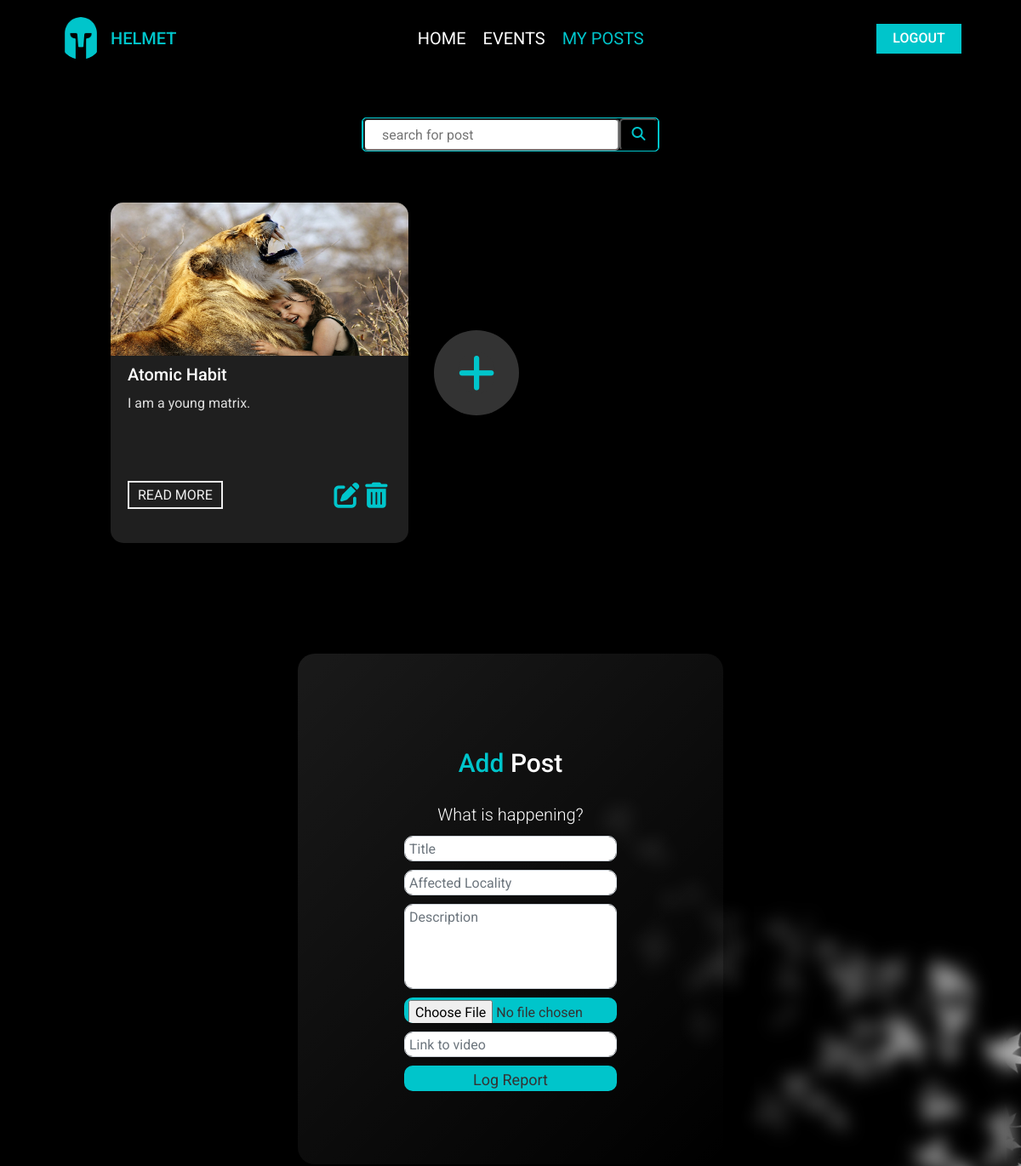
The app's page /Jkessel/report (upper part), older data.
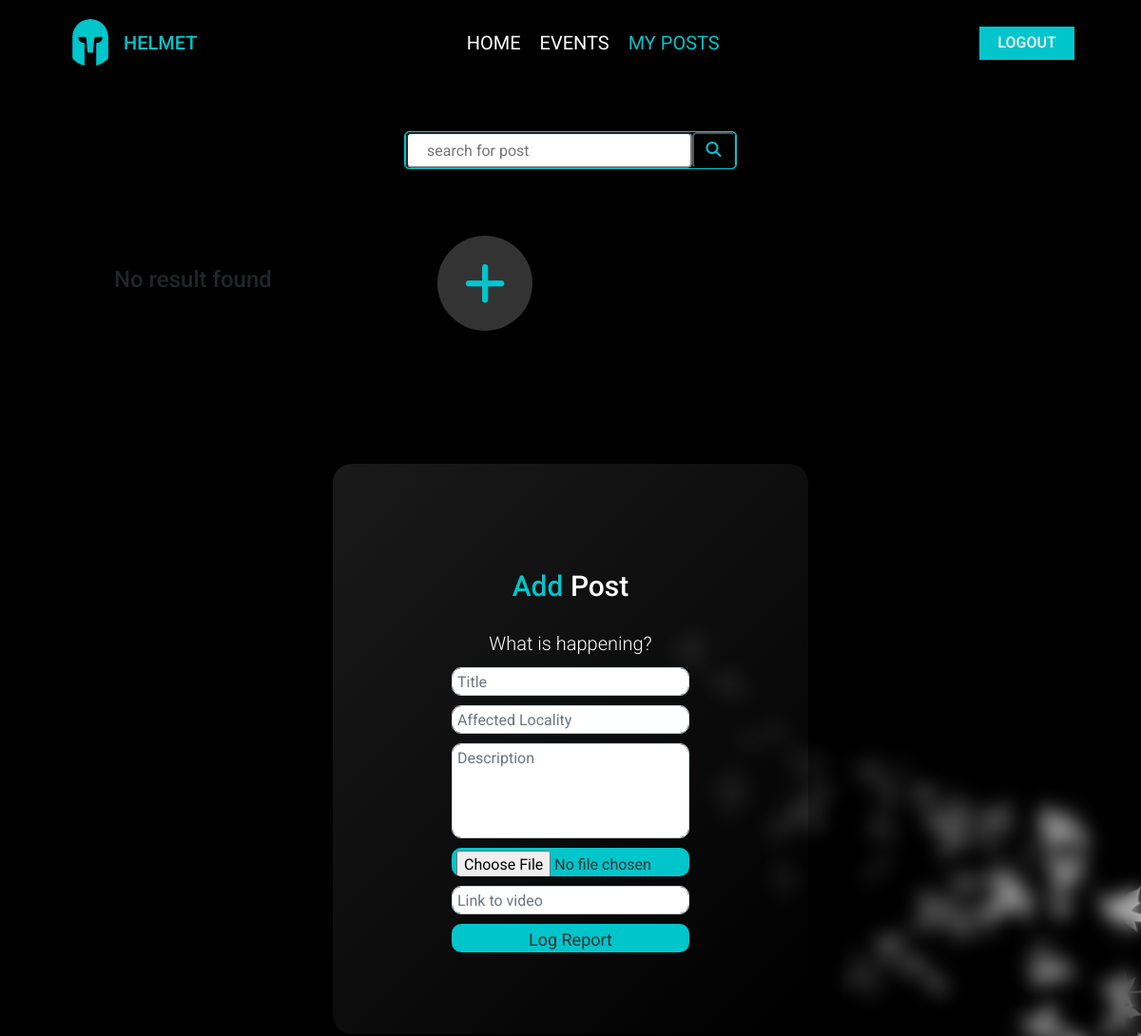
The same page, newer data.
### tables this page shows
CREATE TABLE REPORT(
    id INTEGER PRIMARY KEY AUTOINCREMENT,
    Title TEXT,
    Loc TEXT NOT NULL,
    Des TEXT NOT NULL,
    Img TEXT,
    Vid TEXT,
    Author TEXT NOT NULL
);

### app.py (the view, shortened to what this page needs)
@app.route('/<username>/report', methods=['GET', 'POST'])
def report(username):
    current_datetime = datetime.now().strftime("%Y-%m-%d %H:%M:%S")
    events = getUserEvents(username, current_datetime)
    all_reports = get_author_reports(username)
    author = find_author(username)
    if author:
        return render_template('add.html', author=author[0], events=events, reports=all_reports)
    else:
        flash('No such user')
        return redirect('/signup')

### app.py (called while the page is built)
@app.teardown_appcontext
def close_connection(exception):
    db = getattr(g, '_database', None)
    if db is not None:
        db.close()

### helper.py (called while the page is built)
def get_db():
    db = getattr(g, '_database', None)
    if db is None:
        db = g._database = sqlite3.connect(DATABASE_FILE)
        db.row_factory = sqlite3.Row
    return db

def db_query(query, args=(), one=False):
    cur = get_db().execute(query, args)
    rv = cur.fetchall()
    cur.close()
    return (rv[0] if rv else None) if one else rv

### queries.py (called while the page is built)
def find_author(username):
    query = 'SELECT * FROM AUTHORS WHERE Username=?;'
    return db_query(query, [username])

def get_author_reports(username):
    query = f"""SELECT * FROM REPORT WHERE Author = ?;"""
    result = db_query(query, [username])
    return result

def getUserEvents(user, datetime):
    query = """SELECT * FROM EVENTS WHERE Author = ? AND Datetime >= ?"""
    result = db_query(query, [user, datetime])
    return result

### templates/add.html (shortened to what this page needs)
<!DOCTYPE html>
<html lang="en">
<head>
    <link rel="stylesheet" href="https://cdnjs.cloudflare.com/ajax/libs/font-awesome/6.2.1/css/all.min.css" />
    <link rel="stylesheet" href="https://cdnjs.cloudflare.com/ajax/libs/font-awesome/5.15.4/css/all.min.css">
    <link rel="stylesheet" href="https://cdnjs.cloudflare.com/ajax/libs/font-awesome/6.4.0/css/all.min.css">
    <link rel="stylesheet" href="https://cdn.jsdelivr.net/npm/bootstrap@4.3.1/dist/css/bootstrap.min.css">
    <link rel="stylesheet" href="/static/css/myposts.css">
</head>
<body>
    <div class="navbar">
        <div class="logo">
            <img src="/static/images/helmet.png" style="width: 50px; height: 50px; border-radius: 50%;" alt="">
            <h1>HELMET</h1>
        </div>
        <div class="nav-menu">
            <a href="/author/{{author[2]}}" class="navlinks">HOME</a>
            <a href="#events" class="navlinks">EVENTS</a>
            <a href="/{{author[2]}}/report" class="navlinks active">MY POSTS</a>
        </div>
        <div class="logout">
            <a href="/">LOGOUT</a>
        </div>
    </div>
    <div id="posts">
        <h2 style="color: #fff;">Here are some latests updates for you</h2>
        <div class="search-bar">
            <form action="{{ url_for("user_myevents", username=author[2]) }}" method="post" class="search-bar">
                <input type="text" placeholder="search for post" name="q" id="q">
                <button type="submit" id="searchbtn"><i class="fa-solid fa-magnifying-glass" style="color: #00c5cb;"></i></button>
            </form>
        </div>
        <div class="inner">
            {% if not reports %}
                <h4 class="no_result">No result found</h4>
            {% else %}
            {% for report in reports %}
            <div class="post">
                {% if report[4] == '' %}
                    <img src="/static/images/sun1.jpg" alt="">
                {% else %}
                    <img src="/static/images/{{report[4]}}" alt="">
                {% endif %}
                <h3>{{report[1]}}</h3>
                <p>{{report[3]}}</p>
                <h4><span><a href="#">read more</a></span><br>
                    <div class="edit_del">
                        <div class="edit">
                            <a href="/edit_post/{{report[0]}}"><i class="fa-solid fa-pen-to-square" style="color: #00c5cb;"></i></a>
                        </div>
                        <div class="del">
                            <a href="/del_post/{{report[0]}}"><i class="fa-solid fa-trash-can" style="color: #00c5cb;"></i></a>
                        </div>
                    </div>
                </h4>
            </div>
            {% endfor %}
            {% endif %}
            <div class="plus-btn">
                <a href="#create_post">
                    <i class="fa-solid fa-plus" style="color: #00c5cb;"></i>
                </a>
            </div>
        </div>
    </div>
    <div id="create_post">
        <div class="signup-inner">
            <div class="form">
                <h1><span>Add</span> Post</h1>
                <h2>What is happening?</h2>
                <form action="{{ url_for("report", username=author[2]) }}" method="post" enctype="multipart/form-data"
                    class="form-signup">
                    <input type="text" class="form-control" name="title" placeholder="Title" required>
                    <input type="text" class="form-control" name="location" placeholder="Affected Locality" required>
                    <textarea class="form-control" name="description" placeholder="Description" required></textarea>
                    <input type="file" class="form-control btn-success btn-block img-btn" name="file" value="Image" autocomplete="off" required>
                    <input type="text" class="form-control" name="video" placeholder="Link to video">
                    <input type="submit" class="btn btn-success btn-block submit-btn" name="" value="Log Report">
                </form>
                </div>
        </div>
    </div>
</body>
</html>

### static/css/myposts.css (style rules this page uses)
* { margin: 0; padding: 0; box-sizing: border-box; font-family: 'Roboto', sans-serif; }
html { background: #000; }
.navbar { position: fixed; top: 0; left: 0; width: 100%; padding: 20px 70px; display: flex; justify-content: space-between; align-items: center; background-color: #000; z-index: 1000; }
.navbar .logo { display: flex; justify-content: center; align-items: center; cursor: pointer; }
.navbar .logo h1 { font-size: 20px; color: #00c5cb; margin: 0 10px; cursor: pointer; }
.navbar .nav-menu { display: flex; align-items: center; justify-content: space-between; }
.navbar .nav-menu a { font-size: 20px; text-decoration: none; margin: 0 10px; color: #fff; }
.navbar .nav-menu a.active { color: #00c5cb; }
.navbar .logout { width: 100px; height: 35px; color: #fff; background: #00c5cb; display: flex; align-items: center; justify-content: center; }
.navbar .logout a { font-weight: 500; color: #fff; text-align: center; text-decoration: none; }
#posts { width: 100%; height: auto; display: flex; justify-content: center; flex-direction: column; background: #000; align-items: center; padding-top: 50px; }
#posts h2 { margin-bottom: 50px; font-weight: 400; }
#posts .inner { width: 100%; height: 100%; display: grid; grid-template-columns: repeat(3, 1fr); align-items: center; justify-content: center; padding: 20px 10%; margin-top: 30px; }
#posts .search-bar, #events .search-bar { width: 350px; height: 40px; display: flex; align-items: center; justify-content: center; border: 1px solid #00c5cb; border-radius: 5px; }
#posts .search-bar input, #events .search-bar input { width: 100%; height: 100%; border-radius: 5px; padding: 10px 20px; }
#posts .search-bar button, #events .search-bar button { width: 15%; height: 100%; top: 0; background: black; border-radius: 5px; }
#create_event, #create_post { width: 100%; height: 100vh; background: black; display: flex; align-items: center; justify-content: center; background: url("bg3.jpg") no-repeat center center / cover; }
#create_event .signup-inner, #create_post .signup-inner { width: 100%; height: 100%; display: flex; flex-direction: column; justify-content: center; align-items: center; backdrop-filter: blur(10px); -webkit-backdrop-filter: blur(10px); }
#create_event .form, #create_post .form { width: 500px; height: 600px; border-radius: 20px; display: flex; flex-direction: column; align-items: center; justify-content: center; background: linear-gradient(135deg, rgba(255, 255, 255, 0.1), rgba(255, 255, 255, 0)); border: transparent; box-shadow: 0 8px 32px 0 rgba(0, 0, 0, 0.37); }
#create_event .form form, #create_post .form form { display: flex; justify-content: center; align-items: center; flex-direction: column; }
#create_event .form h1, #create_post .form h1 { font-size: 30px; margin: 30px 20px; color: #fff; }
#create_event .form h1 span, #create_post .form h1 span { color: #00c5cb; }
#create_event .form h2, #create_post .form h2 { font-size: 20px; font-weight: 300; color: #fff; }
#create_event .form form input, #create_post .form form input { width: 250px; height: 30px; border-radius: 10px; padding: 3px 5px; margin: 5px; outline: none; color: #333 }
#create_event .form form textarea, #create_post .form form textarea { width: 250px; height: 100px; border-radius: 10px; padding: 3px 5px; resize: none; margin: 5px; }
.btn { background: #00c5cb; font-size: 18px; }

### templates/add.html (style rules this page uses)
.btn-success { background: #00c5cb; border: none; }
.plus-btn { width: 100px; height: 100px; display: flex; justify-content: center; align-items: center; margin: 20px; background: #333; border-radius: 50%; }
.plus-btn a i { font-size: 50px; background: #333; border-radius: 50%; }

Row changes from the older to the newer data that the page shows:
removed REPORT: Img (picture), Title "Atomic Habit", Des "I am a young matrix."
Text that changed along with them:
text now shown: "No result found"
